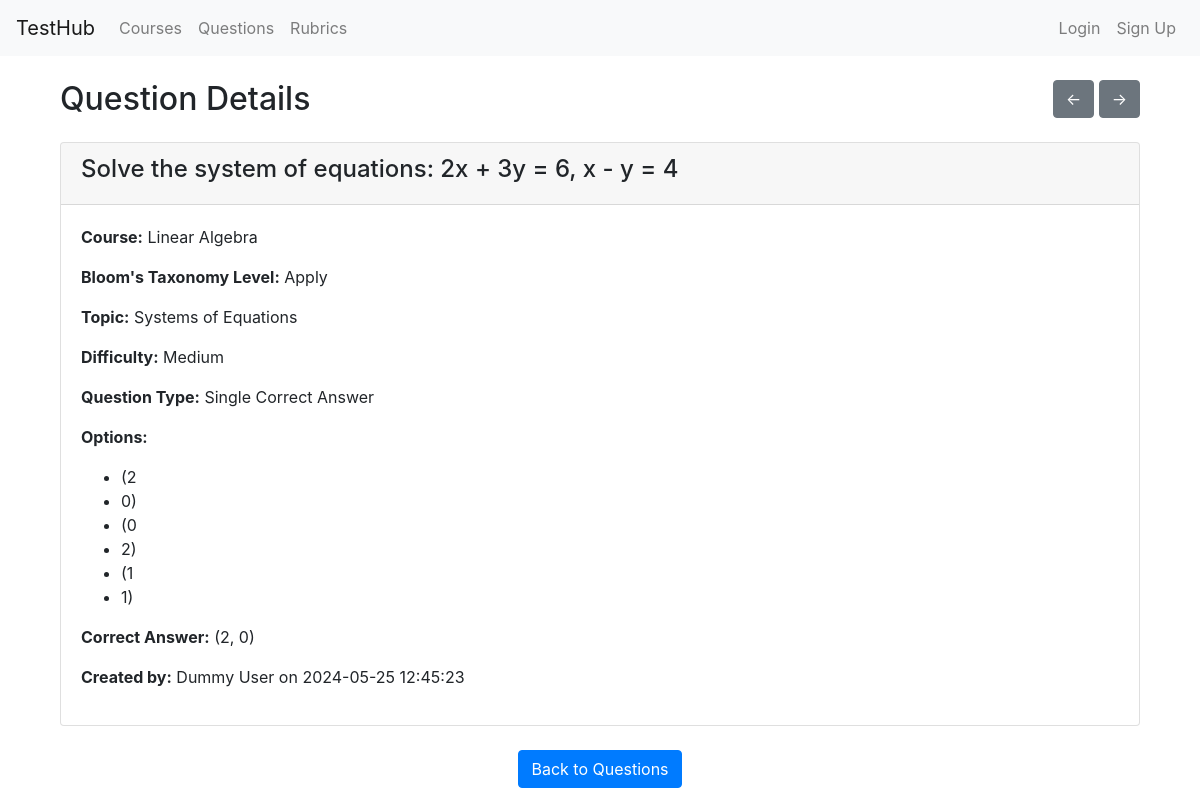
Page /questions/view/2 on the earlier database version.
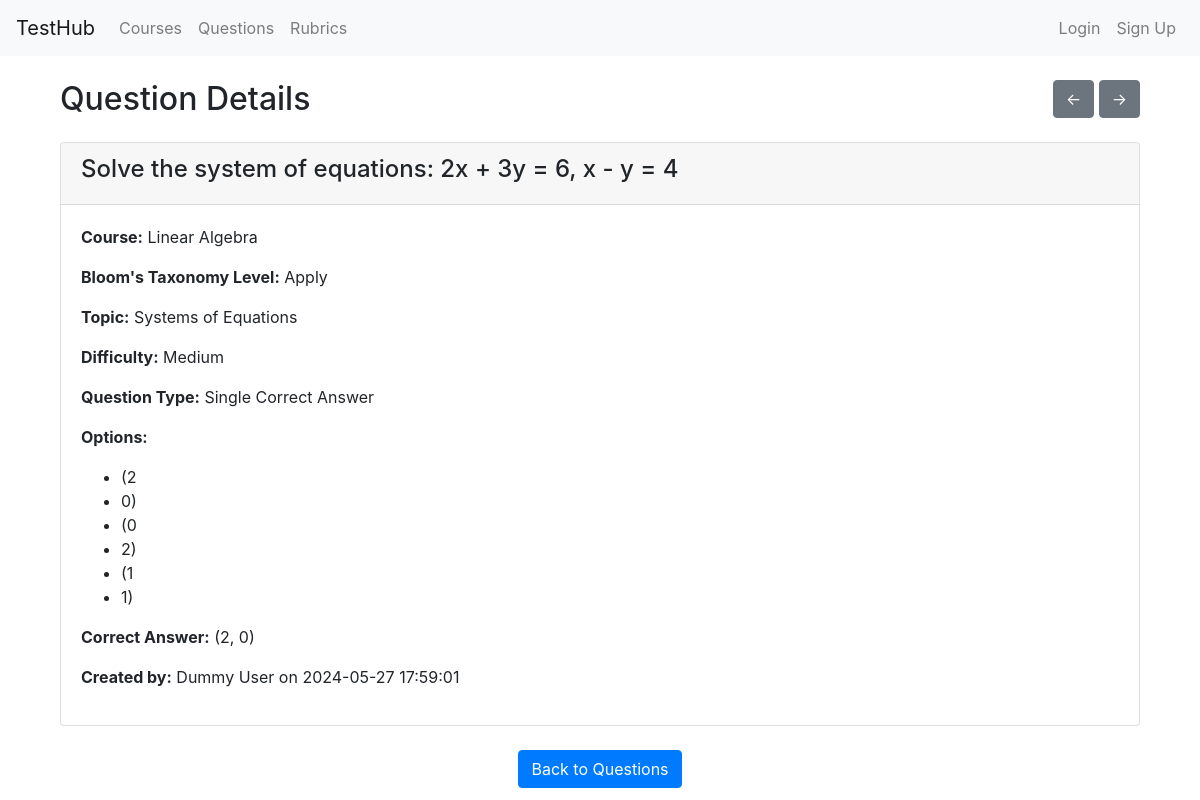
Same page on the later database version.
### models.py (models this page shows, shortened)
class Question(db.Model):
    id = db.Column(db.Integer, primary_key=True)
    content = db.Column(db.Text, nullable=False)
    course_id = db.Column(db.Integer, db.ForeignKey('course.id'), nullable=False)
    bloom_level = db.Column(db.String(50))
    topic = db.Column(db.String(100))
    difficulty = db.Column(db.String(50))
    question_type = db.Column(db.String(50))
    options = db.Column(db.Text)  # To store options for MCQs
    correct_answer = db.Column(db.Text)  # To store correct answer(s)
    pairs = db.Column(db.Text)  # To store pairs for matching questions
    essay_details = db.Column(db.Text)  # To store details for essay questions
    created_by = db.Column(db.String(100), nullable=False)
    created_at = db.Column(db.DateTime, nullable=False, default=datetime.utcnow)
    last_edited_by = db.Column(db.String(100), nullable=True)
    last_edited_at = db.Column(db.DateTime, nullable=True)
    course = db.relationship('Course', backref=db.backref('questions', lazy=True))

### routes/questions.py (the view)
@question_bp.route('/view/<int:question_id>', methods=['GET'])
def view_question(question_id):
    question = Question.query.get_or_404(question_id)
    course = Course.query.get(question.course_id)
    prev_question = Question.query.filter(Question.id < question_id).order_by(Question.id.desc()).first()
    next_question = Question.query.filter(Question.id > question_id).order_by(Question.id.asc()).first()
    return render_template('question_view.html', question=question, course=course, prev_question=prev_question, next_question=next_question)

### templates/question_view.html (shortened to what this page needs)
{% extends "base.html" %}
{% block content %}
<div class="container mt-4">
  <div class="d-flex justify-content-between align-items-center mb-4">
    <h2 class="mb-0">Question Details</h2>
    <div>
      {% if prev_question %}
        <a class="btn btn-secondary" href="{{ url_for('questions.view_question', question_id=prev_question.id) }}" role="button">&#8592;</a>
      {% endif %}
      {% if next_question %}
        <a class="btn btn-secondary" href="{{ url_for('questions.view_question', question_id=next_question.id) }}" role="button">&#8594;</a>
      {% endif %}
    </div>
  </div>
  <div class="card">
    <div class="card-header">
      <h4>{{ question.content }}</h4>
    </div>
    <div class="card-body">
      <p><strong>Course:</strong> {{ course.name }}</p>
      <p><strong>Bloom's Taxonomy Level:</strong> {{ question.bloom_level }}</p>
      <p><strong>Topic:</strong> {{ question.topic }}</p>
      <p><strong>Difficulty:</strong> {{ question.difficulty }}</p>
      <p><strong>Question Type:</strong> {{ question.question_type }}</p>
      {% if question.question_type in ['Single Correct Answer', 'Multiple Correct Answers'] %}
        <p><strong>Options:</strong></p>
        <ul>
          {% for option in question.options.split(',') %}
          <li>{{ option }}</li>
          {% endfor %}
        </ul>
        <p><strong>Correct Answer:</strong> {{ question.correct_answer }}</p>
      {% elif question.question_type == 'True/False' %}
        <p><strong>Correct Answer:</strong> {{ question.correct_answer }}</p>
      {% elif question.question_type == 'Fill in the Blank' %}
        <p><strong>Correct Answer:</strong> {{ question.correct_answer }}</p>
      {% elif question.question_type == 'Short Answer' %}
        <p><strong>Correct Answer:</strong> {{ question.correct_answer }}</p>
      {% elif question.question_type == 'Essay' %}
        <p><strong>Essay Details:</strong> {{ question.essay_details }}</p>
      {% endif %}
      <p><strong>Created by:</strong> {{ question.created_by }} on {{ question.created_at.strftime('%Y-%m-%d %H:%M:%S') }}</p>
    </div>
  </div>
  <div class="text-center mt-4">
    <a class="btn btn-primary" href="{{ url_for('questions.list_questions') }}" role="button">Back to Questions</a>
  </div>
</div>
{% endblock %}

Differences in the rows shown:
changed Question "Solve the system of equations: 2x + 3y = 6, x - y = 4": created_at "2024-05-25 12:45:23" → "2024-05-27 17:59:01"
